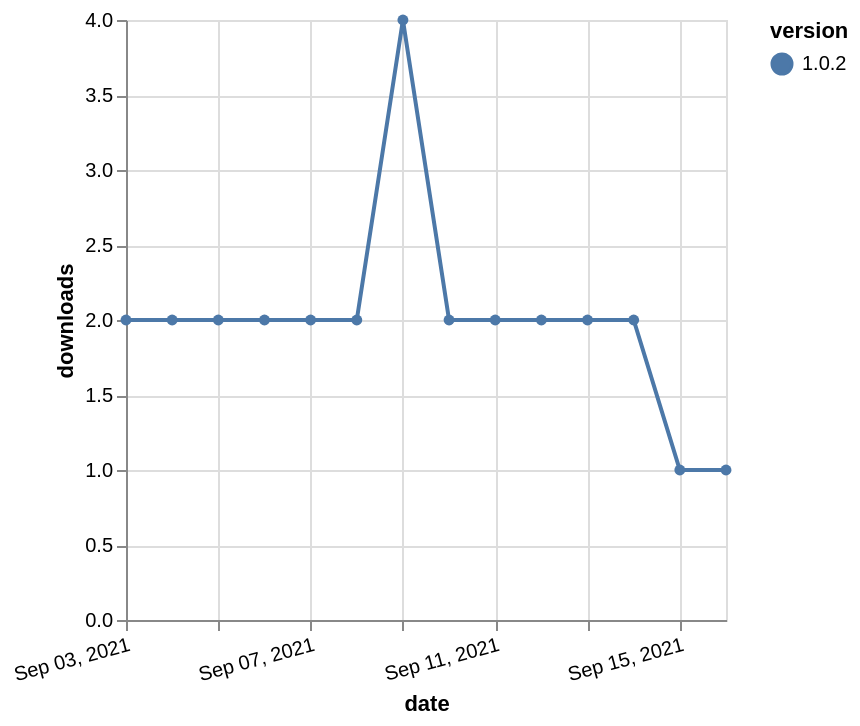

Source (Vega-Lite JSON):
### Vega-Lite specification from a JSON file in a GitHub repository (floating-point values rounded to 4 significant figures)
{"$schema": "https://vega.github.io/schema/vega-lite/v5.json", "description": "A simple bar chart with embedded data.", "data": {"values": [{"date": "2021-09-03", "total": 2733, "delta": 2, "version": "1.0.2"}, {"date": "2021-09-04", "total": 2735, "delta": 2, "version": "1.0.2"}, {"date": "2021-09-05", "total": 2737, "delta": 2, "version": "1.0.2"}, {"date": "2021-09-06", "total": 2739, "delta": 2, "version": "1.0.2"}, {"date": "2021-09-07", "total": 2741, "delta": 2, "version": "1.0.2"}, {"date": "2021-09-08", "total": 2743, "delta": 2, "version": "1.0.2"}, {"date": "2021-09-09", "total": 2747, "delta": 4, "version": "1.0.2"}, {"date": "2021-09-10", "total": 2749, "delta": 2, "version": "1.0.2"}, {"date": "2021-09-11", "total": 2751, "delta": 2, "version": "1.0.2"}, {"date": "2021-09-12", "total": 2753, "delta": 2, "version": "1.0.2"}, {"date": "2021-09-13", "total": 2755, "delta": 2, "version": "1.0.2"}, {"date": "2021-09-14", "total": 2757, "delta": 2, "version": "1.0.2"}, {"date": "2021-09-15", "total": 2758, "delta": 1, "version": "1.0.2"}, {"date": "2021-09-16", "total": 2759, "delta": 1, "version": "1.0.2"}]}, "width": "container", "mark": {"type": "line", "point": {"filled": true}}, "encoding": {"x": {"field": "date", "type": "temporal", "timeUnit": "yearmonthdate", "title": "date", "axis": {"labelAngle": -15}}, "y": {"field": "delta", "type": "quantitative", "title": "downloads"}, "color": {"field": "version", "type": "nominal"}, "tooltip": {"field": "delta"}}}
